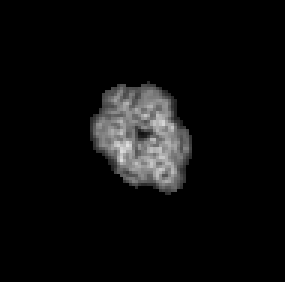
#> input picture 3D_PDB_Dataset/testingDataFromProfessorSu_v2_229/8DNM/6.png, 95 x 94 px, given in place of 6.jpg, which was not available (shown 3 times larger)
$ jupyter execute ImageRestorationVisualization.ipynb
#> lines starting #> are read from the running program, lines starting #| are printed output that depends on the picture; pictures that were not available may be replaced by others from this repository, and a replacement may not be noted
[cell 1]
import matplotlib.pyplot as plt
import numpy as np
import cv2

[cell 2]
# Image paths
bad_restoration_image_path  = "/data/atran16/ProteinClassification_3D/3D_PDB_5013/testingDataFromProfessorSu/HYDROLASE/8dnm/6.jpg"
good_restoration_image_path = "/data/atran16/ProteinClassification_3D/3D_PDB_5013/testingDataFromProfessorSu/HYDROLASE/8dnm/7.png"

img_bad  = cv2.imread(bad_restoration_image_path)
#> img_bad is the input picture: shape (94, 95, 3); min 0, max 224, mean 12.3
img_good = cv2.imread(good_restoration_image_path)
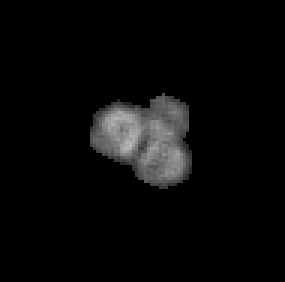
#> input picture 3D_PDB_Dataset/testingDataFromProfessorSu_v2_229/8DNM/7.png, 95 x 94 px, found by its file name (shown 3 times larger)
#> img_good is the input picture: shape (94, 95, 3); min 0, max 182, mean 9.2

img_bad_rgb  = cv2.cvtColor(img_bad,  cv2.COLOR_BGR2RGB)
img_good_rgb = cv2.cvtColor(img_good, cv2.COLOR_BGR2RGB)

########################################
# Step 1: Restoration
########################################
restored = cv2.bilateralFilter(img_bad, d=9, sigmaColor=75, sigmaSpace=75)

img_lab = cv2.cvtColor(restored, cv2.COLOR_BGR2LAB)
#> img_lab: shape (94, 95, 3); mean of channels 0, 1, 2 13.1, 128, 128
clahe   = cv2.createCLAHE(clipLimit=2.0, tileGridSize=(8, 8))
img_lab[:, :, 0] = clahe.apply(img_lab[:, :, 0])
#> img_lab: shape (94, 95, 3); mean of channels 0, 1, 2 18.7, 128, 128
restored = cv2.cvtColor(img_lab, cv2.COLOR_LAB2BGR)
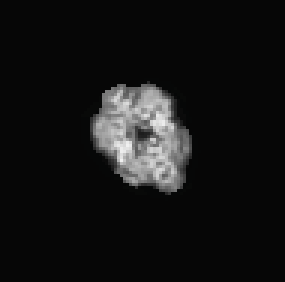
#> restored: shape (94, 95, 3) (shown 3 times larger); mean B, G, R 19.8, 19.8, 19.8

blur     = cv2.GaussianBlur(restored, (0, 0), sigmaX=2)
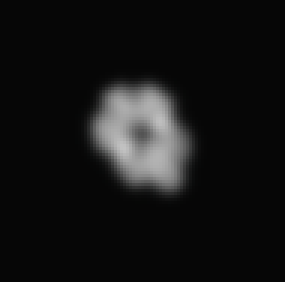
#> blur: shape (94, 95, 3) (shown 3 times larger); mean B, G, R 19.8, 19.8, 19.8
restored = cv2.addWeighted(restored, 1.5, blur, -0.5, 0)

########################################
# Step 2: Background removal (GrabCut on restored image)
########################################
mask     = np.zeros(restored.shape[:2], np.uint8)
bgdModel = np.zeros((1, 65), np.float64)
fgdModel = np.zeros((1, 65), np.float64)

h, w = restored.shape[:2]
#> h = 94; w = 95
rect = (10, 10, w-20, h-20)
#> rect = (10, 10, 75, 74)
cv2.grabCut(restored, mask, rect, bgdModel, fgdModel, 10, cv2.GC_INIT_WITH_RECT)

mask2  = np.where((mask == 2) | (mask == 0), 0, 1).astype('uint8')
kernel = cv2.getStructuringElement(cv2.MORPH_ELLIPSE, (5, 5))
mask2  = cv2.morphologyEx(mask2, cv2.MORPH_CLOSE, kernel, iterations=3)
mask2  = cv2.morphologyEx(mask2, cv2.MORPH_OPEN,  kernel, iterations=1)

final     = restored * mask2[:, :, np.newaxis]
final_rgb = cv2.cvtColor(final, cv2.COLOR_BGR2RGB)

########################################
# Show results
########################################
plt.figure(figsize=(15, 5))

plt.subplot(1, 4, 1)
plt.imshow(img_bad_rgb)
plt.title("Original (6.jpg)")
plt.axis('off')

plt.subplot(1, 4, 2)
plt.imshow(cv2.cvtColor(restored, cv2.COLOR_BGR2RGB))
plt.title("Restored")
plt.axis('off')

plt.subplot(1, 4, 3)
plt.imshow(final_rgb)
plt.title("Restored + BG Removed")
plt.axis('off')

plt.subplot(1, 4, 4)
plt.imshow(img_good_rgb)
plt.title("Good Image (7.png)\n— reference only")
plt.axis('off')

plt.tight_layout()
plt.show()
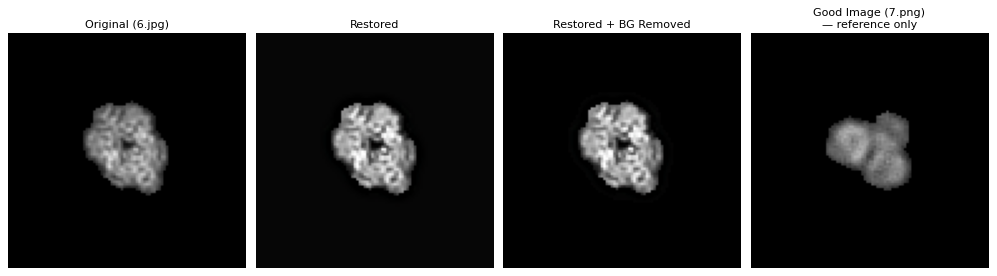
#> figure drawn by matplotlib, 4 panels
